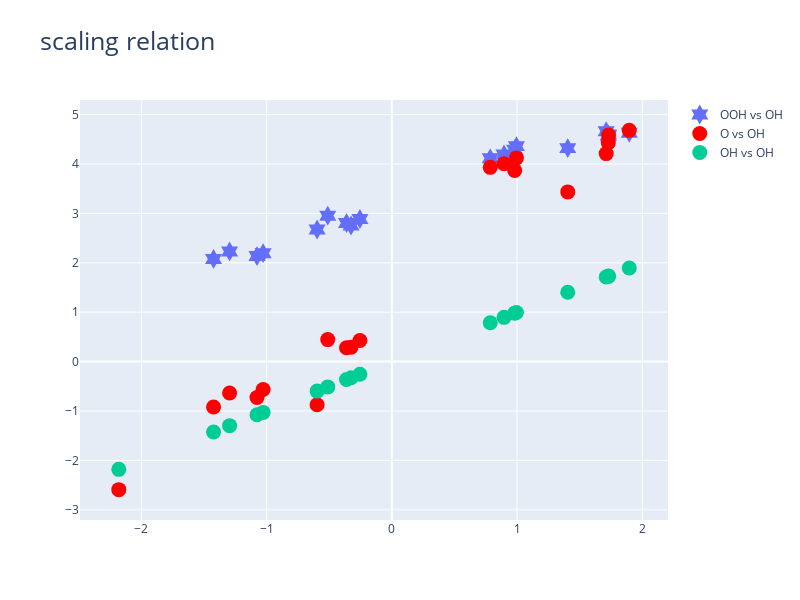

Here is the notebook cell this chart was saved with:
### Code cell
# scatter 그래프 그리기

trace1 = go.Scatter(x = df['DE_OH'], y = df['DE_OOH'], name = 'OOH vs OH', mode = 'markers',
                    marker = dict(size = 15, symbol = 18)) # color = '#ff9f43'
trace2 = go.Scatter(x = df['DE_OH'], y = df['DE_O'], name = 'O vs OH', mode = 'markers',
                    marker = dict(size = 15, symbol = 0, color = 'rgb(255,0,0)'))
trace3 = go.Scatter(x = df['DE_OH'], y = df['DE_OH'], name = 'OH vs OH', mode = 'markers',
                    marker = dict(size = 15, symbol = 0))

data = [trace1, trace2, trace3]

layout = go.Layout(height = 600, width = 800,title = 'scaling relation', titlefont = dict(size = 25))
fig = go.Figure(data = data, layout = layout)
# pyo.iplot(fig)
fig.show()

### Figure 1 — Plotly figure (JSON) as saved in the notebook; plotly's stock layout.template omitted (floating-point values rounded to 4 significant figures)
{"data": [{"marker": {"size": 15, "symbol": 18}, "mode": "markers", "name": "OOH vs OH", "type": "scatter", "x": [-1.077, 1.729, -0.597, -1.296, 0.995, 1.731, -0.255, -0.362, 0.896, 0.981, 1.712, -0.512, -1.424, 1.896, 1.405, -2.181, 0.786, "NaN", -0.326, -1.028], "y": [2.136, 4.572, 2.674, 2.23, 4.361, 4.595, 2.886, 2.804, 4.192, 4.287, 4.662, 2.953, 2.078, 4.632, 4.32, "NaN", 4.115, "NaN", 2.755, 2.194]}, {"marker": {"color": "rgb(255,0,0)", "size": 15, "symbol": 0}, "mode": "markers", "name": "O vs OH", "type": "scatter", "x": [-1.077, 1.729, -0.597, -1.296, 0.995, 1.731, -0.255, -0.362, 0.896, 0.981, 1.712, -0.512, -1.424, 1.896, 1.405, -2.181, 0.786, "NaN", -0.326, -1.028], "y": [-0.727, 4.432, -0.873, -0.634, 4.123, 4.586, 0.426, 0.281, 4.003, 3.869, 4.21, 0.445, -0.919, 4.68, 3.435, -2.591, 3.932, 0.557, 0.293, -0.564]}, {"marker": {"size": 15, "symbol": 0}, "mode": "markers", "name": "OH vs OH", "type": "scatter", "x": [-1.077, 1.729, -0.597, -1.296, 0.995, 1.731, -0.255, -0.362, 0.896, 0.981, 1.712, -0.512, -1.424, 1.896, 1.405, -2.181, 0.786, "NaN", -0.326, -1.028], "y": [-1.077, 1.729, -0.597, -1.296, 0.995, 1.731, -0.255, -0.362, 0.896, 0.981, 1.712, -0.512, -1.424, 1.896, 1.405, -2.181, 0.786, "NaN", -0.326, -1.028]}], "layout": {"height": 600, "title": {"font": {"size": 25}, "text": "scaling relation"}, "width": 800}}
